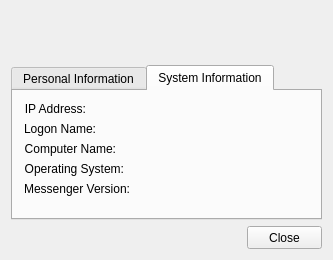
<?xml version="1.0" encoding="UTF-8"?>
<ui version="4.0">
 <class>UserInfoWindow</class>
 <widget class="QDialog" name="UserInfoWindow">
  <property name="geometry">
   <rect>
    <x>0</x>
    <y>0</y>
    <width>329</width>
    <height>260</height>
   </rect>
  </property>
  <property name="windowTitle">
   <string>Dialog</string>
  </property>
  <layout class="QVBoxLayout" name="verticalLayout_2">
   <item>
    <layout class="QHBoxLayout" name="horizontalLayout_2">
     <item>
      <widget class="QLabel" name="lblAvatar">
       <property name="minimumSize">
        <size>
         <width>48</width>
         <height>48</height>
        </size>
       </property>
       <property name="maximumSize">
        <size>
         <width>48</width>
         <height>48</height>
        </size>
       </property>
       <property name="text">
        <string>&lt;Avatar&gt;</string>
       </property>
      </widget>
     </item>
     <item>
      <layout class="QVBoxLayout" name="verticalLayout">
       <item>
        <widget class="QLabel" name="labelUserName">
         <property name="text">
          <string>&lt;User Name&gt;</string>
         </property>
        </widget>
       </item>
       <item>
        <widget class="QLabel" name="labelStatus">
         <property name="text">
          <string>&lt;Status&gt;</string>
         </property>
        </widget>
       </item>
       <item>
        <spacer name="verticalSpacer">
         <property name="orientation">
          <enum>Qt::Vertical</enum>
         </property>
         <property name="sizeHint" stdset="0">
          <size>
           <width>20</width>
           <height>13</height>
          </size>
         </property>
        </spacer>
       </item>
      </layout>
     </item>
    </layout>
   </item>
   <item>
    <widget class="QTabWidget" name="tabWidget">
     <property name="minimumSize">
      <size>
       <width>311</width>
       <height>151</height>
      </size>
     </property>
     <property name="currentIndex">
      <number>1</number>
     </property>
     <widget class="QWidget" name="tabPersonal">
      <attribute name="title">
       <string>Personal Information</string>
      </attribute>
      <layout class="QFormLayout" name="formLayout_2">
       <property name="fieldGrowthPolicy">
        <enum>QFormLayout::AllNonFixedFieldsGrow</enum>
       </property>
       <item row="0" column="0">
        <widget class="QLabel" name="lblFirstNameDesc">
         <property name="text">
          <string>First Name:</string>
         </property>
        </widget>
       </item>
       <item row="0" column="1">
        <widget class="QLabel" name="lblLastNameDesc">
         <property name="text">
          <string>Last Name:</string>
         </property>
        </widget>
       </item>
       <item row="2" column="0">
        <widget class="QLineEdit" name="txtFirstName">
         <property name="text">
          <string>N/A</string>
         </property>
         <property name="readOnly">
          <bool>true</bool>
         </property>
        </widget>
       </item>
       <item row="2" column="1">
        <widget class="QLineEdit" name="txtLastName">
         <property name="text">
          <string>N/A</string>
         </property>
         <property name="readOnly">
          <bool>true</bool>
         </property>
        </widget>
       </item>
       <item row="4" column="0" colspan="2">
        <widget class="QPlainTextEdit" name="txtAbout">
         <property name="maximumSize">
          <size>
           <width>16777215</width>
           <height>41</height>
          </size>
         </property>
         <property name="tabChangesFocus">
          <bool>true</bool>
         </property>
         <property name="undoRedoEnabled">
          <bool>false</bool>
         </property>
         <property name="readOnly">
          <bool>true</bool>
         </property>
         <property name="plainText">
          <string>N/A</string>
         </property>
        </widget>
       </item>
       <item row="3" column="0" colspan="2">
        <widget class="QLabel" name="lblAbout">
         <property name="text">
          <string>About:</string>
         </property>
        </widget>
       </item>
      </layout>
     </widget>
     <widget class="QWidget" name="tabSystem">
      <attribute name="title">
       <string>System Information</string>
      </attribute>
      <layout class="QFormLayout" name="formLayout">
       <item row="0" column="0">
        <widget class="QLabel" name="lblIPAddressDesc">
         <property name="text">
          <string>IP Address:</string>
         </property>
         <property name="alignment">
          <set>Qt::AlignRight|Qt::AlignTrailing|Qt::AlignVCenter</set>
         </property>
        </widget>
       </item>
       <item row="0" column="1">
        <widget class="QLabel" name="lblIPAddress">
         <property name="text">
          <string>&lt;IP Address&gt;</string>
         </property>
        </widget>
       </item>
       <item row="1" column="0">
        <widget class="QLabel" name="lblLogonNameDesc">
         <property name="text">
          <string>Logon Name:</string>
         </property>
         <property name="alignment">
          <set>Qt::AlignRight|Qt::AlignTrailing|Qt::AlignVCenter</set>
         </property>
        </widget>
       </item>
       <item row="1" column="1">
        <widget class="QLabel" name="lblLogonName">
         <property name="text">
          <string>&lt;Logon Name&gt;</string>
         </property>
        </widget>
       </item>
       <item row="2" column="0">
        <widget class="QLabel" name="lblComputerNameDesc">
         <property name="text">
          <string>Computer Name:</string>
         </property>
         <property name="alignment">
          <set>Qt::AlignRight|Qt::AlignTrailing|Qt::AlignVCenter</set>
         </property>
        </widget>
       </item>
       <item row="2" column="1">
        <widget class="QLabel" name="lblComputerName">
         <property name="text">
          <string>&lt;Computer Name&gt;</string>
         </property>
        </widget>
       </item>
       <item row="3" column="0">
        <widget class="QLabel" name="lblOSNameDesc">
         <property name="text">
          <string>Operating System:</string>
         </property>
         <property name="alignment">
          <set>Qt::AlignRight|Qt::AlignTrailing|Qt::AlignVCenter</set>
         </property>
        </widget>
       </item>
       <item row="3" column="1">
        <widget class="QLabel" name="lblOSName">
         <property name="text">
          <string>&lt;Operating System&gt;</string>
         </property>
        </widget>
       </item>
       <item row="4" column="0">
        <widget class="QLabel" name="lblVersionDesc">
         <property name="text">
          <string>Messenger Version:</string>
         </property>
         <property name="alignment">
          <set>Qt::AlignRight|Qt::AlignTrailing|Qt::AlignVCenter</set>
         </property>
        </widget>
       </item>
       <item row="4" column="1">
        <widget class="QLabel" name="lblVersion">
         <property name="text">
          <string>&lt;Messenger Version&gt;</string>
         </property>
        </widget>
       </item>
      </layout>
     </widget>
    </widget>
   </item>
   <item alignment="Qt::AlignRight">
    <widget class="ThemedButton" name="btnClose">
     <property name="sizePolicy">
      <sizepolicy hsizetype="Preferred" vsizetype="Fixed">
       <horstretch>0</horstretch>
       <verstretch>0</verstretch>
      </sizepolicy>
     </property>
     <property name="minimumSize">
      <size>
       <width>75</width>
       <height>23</height>
      </size>
     </property>
     <property name="text">
      <string>Close</string>
     </property>
    </widget>
   </item>
  </layout>
 </widget>
 <layoutdefault spacing="6" margin="11"/>
 <customwidgets>
  <customwidget>
   <class>ThemedButton</class>
   <extends>QToolButton</extends>
   <header location="global">themedbutton.h</header>
  </customwidget>
 </customwidgets>
 <tabstops>
  <tabstop>tabWidget</tabstop>
 </tabstops>
 <resources/>
 <connections/>
</ui>
